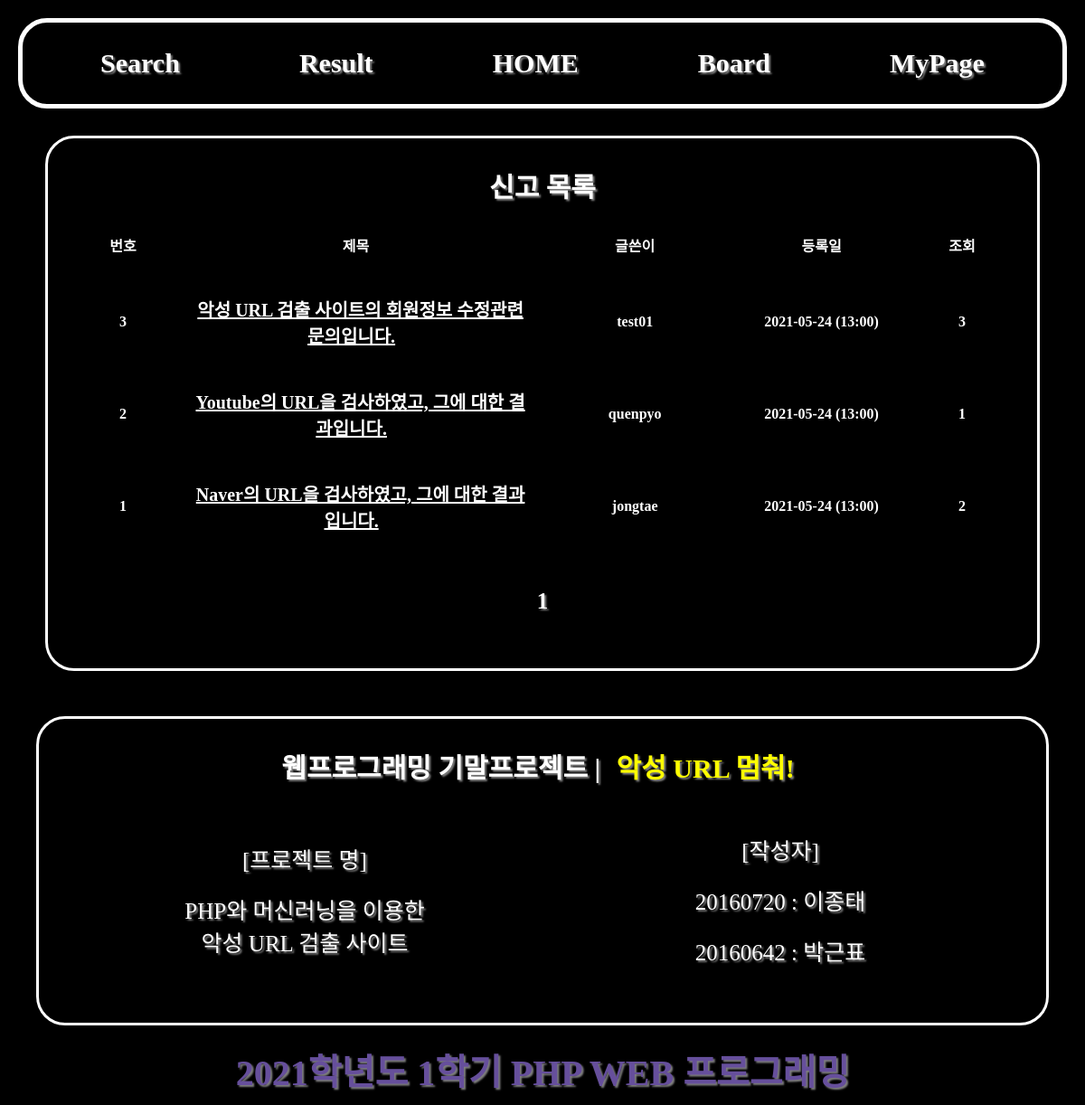
/board_report_list.php, run on the app's committed database.
### tables this page shows
create table board (
   num int not null auto_increment,
   id char(15) not null,
   subject char(200) not null,
   content text not null,        
   regist_day char(20) not null,
   hit int not null,
   primary key(num)
);

### board_report_list.php (the view, shortened to what this page needs)
<!DOCTYPE html>
    <head>
        <link rel="stylesheet" type="text/css" href="./css/board.css">
    </head>
    <body>
        <header>
            <?php include "header.php";?>
        </header>
        <section>
            <div class="area">
                <div class="area_area">
                    <h3>신고 목록</h3>
                    <table>
                        <colgroup>
                        </colgroup>
                        <th>번호</th>
                        <th>제목</th>
                        <th>글쓴이</th>
                        <th>등록일</th>
                        <th>조회</th>
                    </table>
                    <?php
                        if (isset($_GET["page"]))
                            $page = $_GET["page"];
                        else
                            $page = 1;
                        $con = mysqli_connect("localhost", "user1", "12345", "sample");
                        $sql = "select * from board order by num desc";
                        $result = mysqli_query($con, $sql);
                        $total_record = mysqli_num_rows($result);
                        $scale = 4;
                        if ($total_record % $scale == 0)
                            $total_page = floor($total_record/$scale);
                        else
                            $total_page = floor($total_record/$scale) + 1;
                        $start = ($page - 1) * $scale;
                        $number = $total_record - $start;
                    for ($i=$start; $i<$start+$scale && $i < $total_record; $i++)
                    {
                        mysqli_data_seek($result, $i);
                        $row = mysqli_fetch_array($result);
                        $num         = $row["num"];
                        $id          = $row["id"];
                        $subject     = $row["subject"];
                        $regist_day  = $row["regist_day"];
                        $hit         = $row["hit"];
                    ?>
                                    <table>
                                        <colgroup>
                                        </colgroup>
                                        <th><?=$number?></th>
                                        <th><a href="board_view_report.php?num=<?=$num?>&page=<?=$page?>"><?=$subject?></a></th>
                                        <th><?=$id?></th>
                                        <th><?=$regist_day?></th>
                                        <th><?=$hit?></th>
                                    </table>
                    <?php
                        $number--;
                    }
                    ?>
                                <ul id="page_num">
                    <?php
                        if ($total_page>=2 && $page >= 2)
                        {
                            $new_page = $page-1;
                            echo "<li><a href='board_report_list.php?page=$new_page'>◀ 이전</a> </li>";
                        }
                        else
                            echo "<li>&nbsp;</li>";
                        for ($i=1; $i<=$total_page; $i++)
                        {
                            if ($page == $i)
                            {
                                echo "<li><b> $i </b></li>";
                            }
                            else
                            {
                                echo "<li><a href='board_report_list.php?page=$i'> $i </a><li>";
                            }
                        }
                        if ($total_page>=2 && $page != $total_page)
                        {
                            $new_page = $page+1;
                            echo "<li> <a href='board_report_list.php?page=$new_page'>다음 ▶</a> </li>";
                        }
                        else
                            echo "<li>&nbsp;</li>";
                    ?>
                                </ul>
                </div>
            </div>
        </section>
        <footer>
    	    <?php include "footer.php";?>
        </footer>
    </body>
</html>

### css/index.css (style rules this page uses)
* { padding:10px; margin: 0; background: rgb(0, 0, 0); }
header { position: -webkit-sticky; position: sticky; top: 0; background-color: rgb(0, 0, 0); margin: 0 auto; border: 5px solid white; border-color: #fff; border-radius: 2em; color: #fff; }
.area { height: 80%; margin: 20px; border: 3px solid white; border-color: #fff; border-radius: 2em; color: #fff; }
.area_area { padding: 10px; }
footer { height: 100px; }

### board_report_list.php (style rules this page uses)
li { list-style:none; }
#page_num { text-align: center; margin: 30px 0 }
#page_num li { display: inline; }
a { color : white; font-size : 20px; background-color : #a1468600; }
th { text-overflow: ellipsis; overflow: hidden; }
table { table-layout: fixed; }

### header.php (style rules this page uses)
a { font-family: 'Nanum Pen Script', cursive; }

### footer.php (style rules this page uses)
table { width: 100%; }
p, li { font-family : 'Nanum Pen Script', cursive; text-align : center; font-size : 25px; text-shadow: 2px 2px 2px gray; }
h3 { font-family : 'Nanum Pen Script', cursive; text-align : center; font-size : 30px; text-shadow: 2px 2px 2px gray; }

### data on the page
board: subject "악성 URL 검출 사이트의 회원정보 수정관련 문의입니다.", id "test01", regist_day "2021-05-24 (13:00)", hit "3"
board: subject "Youtube의 URL을 검사하였고, 그에 대한 결과입니다.", id "quenpyo", regist_day "2021-05-24 (13:00)", hit "1"
board: subject "Naver의 URL을 검사하였고, 그에 대한 결과입니다.", id "jongtae", regist_day "2021-05-24 (13:00)", hit "2"
